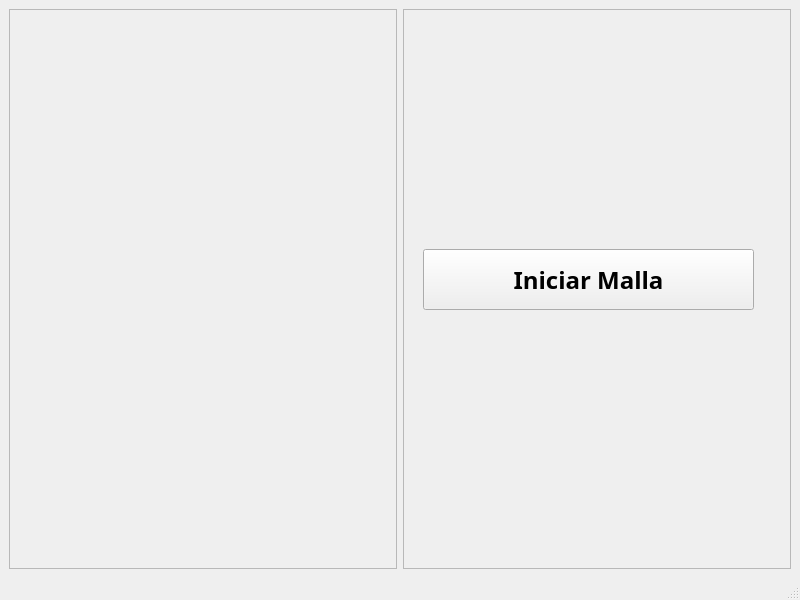
<?xml version="1.0" encoding="UTF-8"?>
<ui version="4.0">
 <class>ConteodeRostro</class>
 <widget class="QMainWindow" name="ConteodeRostro">
  <property name="geometry">
   <rect>
    <x>0</x>
    <y>0</y>
    <width>800</width>
    <height>600</height>
   </rect>
  </property>
  <property name="windowTitle">
   <string>Conceccion de Rostro</string>
  </property>
  <widget class="QWidget" name="centralwidget">
   <layout class="QHBoxLayout" name="horizontalLayout">
    <item>
     <widget class="QFrame" name="frame_2">
      <property name="frameShape">
       <enum>QFrame::StyledPanel</enum>
      </property>
      <property name="frameShadow">
       <enum>QFrame::Raised</enum>
      </property>
      <widget class="QLabel" name="Camaralabel">
       <property name="geometry">
        <rect>
         <x>34</x>
         <y>10</y>
         <width>321</width>
         <height>531</height>
        </rect>
       </property>
       <property name="text">
        <string/>
       </property>
      </widget>
     </widget>
    </item>
    <item>
     <widget class="QFrame" name="frame_1">
      <property name="frameShape">
       <enum>QFrame::StyledPanel</enum>
      </property>
      <property name="frameShadow">
       <enum>QFrame::Raised</enum>
      </property>
      <widget class="QPushButton" name="btninicio">
       <property name="geometry">
        <rect>
         <x>20</x>
         <y>240</y>
         <width>331</width>
         <height>61</height>
        </rect>
       </property>
       <property name="sizePolicy">
        <sizepolicy hsizetype="Maximum" vsizetype="Fixed">
         <horstretch>0</horstretch>
         <verstretch>0</verstretch>
        </sizepolicy>
       </property>
       <property name="font">
        <font>
         <family>Perpetua</family>
         <pointsize>18</pointsize>
         <weight>75</weight>
         <italic>false</italic>
         <bold>true</bold>
         <underline>false</underline>
        </font>
       </property>
       <property name="text">
        <string>Iniciar Malla</string>
       </property>
      </widget>
     </widget>
    </item>
   </layout>
  </widget>
  <widget class="QMenuBar" name="menubar">
   <property name="geometry">
    <rect>
     <x>0</x>
     <y>0</y>
     <width>800</width>
     <height>26</height>
    </rect>
   </property>
  </widget>
  <widget class="QStatusBar" name="statusbar"/>
 </widget>
 <resources/>
 <connections/>
</ui>
